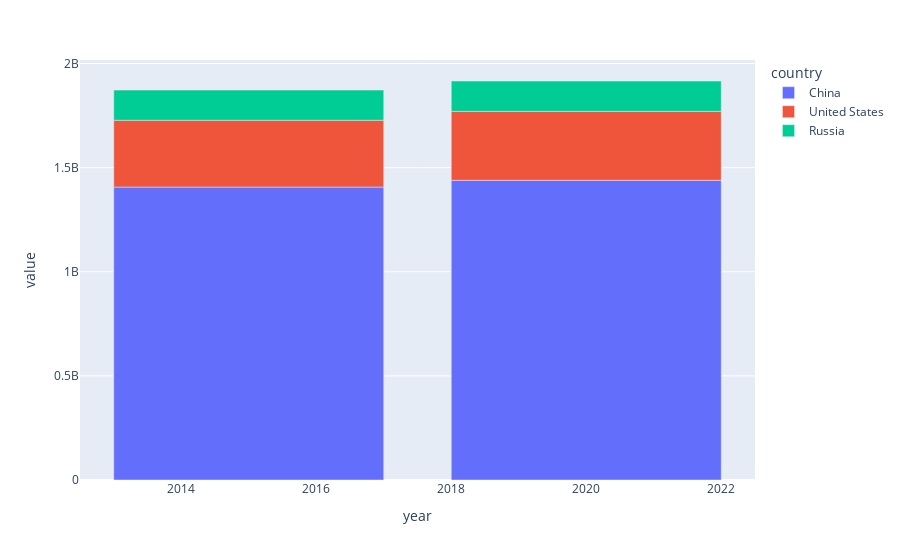

Notebook cell for this chart:
### Code cell
pivot[pivot.index.isin([2015, 2020])][["China", "United States", "Russia"]].plot(kind='bar')

### Figure 1 — Plotly figure (JSON) as saved in the notebook; plotly's stock layout.template omitted (floating-point values rounded to 4 significant figures)
{"data": [{"hovertemplate": "country=China<br>year=%{x}<br>value=%{y}<extra></extra>", "legendgroup": "China", "marker": {"color": "#636efa", "pattern": {"shape": ""}}, "name": "China", "orientation": "v", "showlegend": true, "textposition": "auto", "type": "bar", "x": [2015.0, 2020.0], "xaxis": "x", "y": [1407000000.0, 1439000000.0], "yaxis": "y"}, {"hovertemplate": "country=United States<br>year=%{x}<br>value=%{y}<extra></extra>", "legendgroup": "United States", "marker": {"color": "#EF553B", "pattern": {"shape": ""}}, "name": "United States", "orientation": "v", "showlegend": true, "textposition": "auto", "type": "bar", "x": [2015.0, 2020.0], "xaxis": "x", "y": [320900000.0, 331000000.0], "yaxis": "y"}, {"hovertemplate": "country=Russia<br>year=%{x}<br>value=%{y}<extra></extra>", "legendgroup": "Russia", "marker": {"color": "#00cc96", "pattern": {"shape": ""}}, "name": "Russia", "orientation": "v", "showlegend": true, "textposition": "auto", "type": "bar", "x": [2015.0, 2020.0], "xaxis": "x", "y": [145000000.0, 145900000.0], "yaxis": "y"}], "layout": {"barmode": "relative", "legend": {"title": {"text": "country"}, "tracegroupgap": 0}, "margin": {"t": 60}, "xaxis": {"anchor": "y", "domain": [0, 1], "title": {"text": "year"}}, "yaxis": {"anchor": "x", "domain": [0, 1], "title": {"text": "value"}}}}
